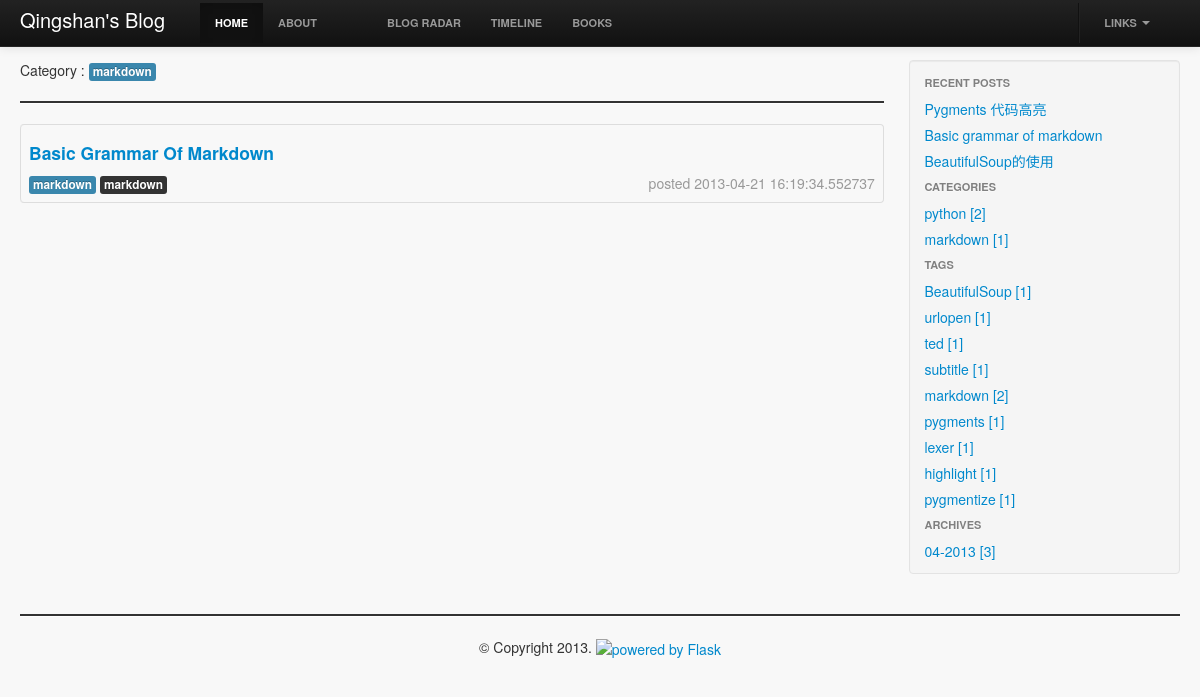
The page /category/markdown on the database its author committed.
### app/models.py (models this page shows, shortened)
class Post(db.Model):
    id = db.Column(db.Integer, primary_key=True)
    title = db.Column(db.String(256))
    body = db.Column(db.Text(1024))
    publish_date = db.Column(db.DateTime)
    category_id = db.Column(db.Integer, db.ForeignKey('category.id'))
    category = db.relationship('Category', backref=db.backref('posts'))
    tags = db.relationship('Tag', secondary=tags, backref=db.backref('posts'))

class Category(db.Model):
    id = db.Column(db.Integer, primary_key=True)
    name = db.Column(db.String(64))

class Tag(db.Model):
    id = db.Column(db.Integer, primary_key=True)
    name = db.Column(db.String(64))

### app/views.py (the view)
@app.route('/category/<category_name>')
def category(category_name):
    posts = Category.query.filter(Category.name == category_name).first().posts
    locals().update(_contents())
    return render_template('category.html', **locals())

### app/views.py (called while the page is built)
def _contents():
    categories = Category.query.all()
    tags = Tag.query.all()
    func_strftime = func.strftime("%m-%Y", Post.publish_date)
    archives = db.session.query(func_strftime, func.count(Post.id)).group_by(func_strftime).all()
    recent_posts = Post.query.order_by(Post.publish_date.desc()).limit(5)
    return locals()   # {'categories': categories, 'tags': tags, 'archives': archives, 'recent_posts': recent_posts}

### app/templates/category.html
{% extends 'base.html' %}
{% block blog_content %}
    <div class="row-fluid ">
        <span class="">Category </span>:
        <span class="label label-info">{{ category_name }}</span>
        <hr>
    </div>
    {% for post in posts %}
        {% include 'post_index.html' %}
    {% endfor %}
{% endblock blog_content %}

### app/templates/post_index.html
<table class="table table-bordered table-hover">
    <tbody>
    <tr class="row-fluid">
        <td>
            <h4><a href="{{ url_for('blog', blog_title=post.title) }}">{{ post.title | title }}</a></h4>
            <span class="label label-info well-small">{{ post.category.name }}</span>
            {% for tag in post.tags %}
                <span class="label label-inverse">{{ tag.name }}</span>
            {% endfor %}
            <span class="muted pull-right">posted {{ post.publish_date }}</span>
        </td>
    </tr>
    </tbody>
</table>

### app/templates/side_bar.html
<div class="well sidebar-nav ">
    <ul class="nav nav-list ">
        <li class="nav-header nav-stacked">Recent Posts</li>
        {% for post in recent_posts %}
            <li><a href="{{ url_for('blog', blog_title = post.title) }}">{{ post.title }}</a></li>
        {% endfor %}
    </ul>
    <ul class="nav nav-list ">
        <li class="nav-header">Categories</li>
        {% for category in categories %}
            <li class="control-list">
                <a href="{{ url_for('category', category_name=category.name) }}">
                    {{ category.name }}  [{{ category.posts | length }}]
                </a>
            </li>
        {% endfor %}
    </ul>
    <ul class="nav nav-list ">
        <li class="nav-header">Tags</li>
        {% for tag in tags %}
            <li>
                <a href="{{ url_for('tag', tag_name = tag.name) }}">
                    <span>{{ tag.name }}</span>
                    <span class="">[{{ tag.posts | length }}]</span></a>
            </li>
        {% endfor %}
    </ul>
    <ul class="nav nav-list ">
        <li class="nav-header">Archives</li>
        {% for archive in archives %}
            <li>
                <a href="{{ url_for('archive', archive_period = archive[0]) }}">
                    {{ archive[0] }} [{{ archive[1] }}]
                </a>
            </li>
        {% endfor %}
    </ul>
</div>

### app/static/css/layout.css (style rules this page uses)
body { padding-top: 60px; padding-bottom: 40px; }
.sidebar-nav { padding: 9px 0; }
li.nav-header { color: graytext; }
hr { border-top: 2px solid ; }

### app/static/css/sytax.css (style rules this page uses)
body { background: #f8f8f8; }

### rows shown on the page
Post: title "Basic Grammar Of Markdown", category.name "markdown", publish_date "2013-04-21 16:19:34.552737", title "Basic grammar of markdown"
Tag: name "markdown", posts|length "2"
Post: title "Pygments 代码高亮"
Post: title "BeautifulSoup的使用"
Category: name "python", posts|length "2"
Category: name "markdown", posts|length "1"
Tag: name "BeautifulSoup", posts|length "1"
Tag: name "urlopen", posts|length "1"
Tag: name "ted", posts|length "1"
Tag: name "subtitle", posts|length "1"
Tag: name "pygments", posts|length "1"
Tag: name "lexer", posts|length "1"
Tag: name "highlight", posts|length "1"
Tag: name "pygmentize", posts|length "1"

### other values the page prints
{{ caption|e }} "HOME" "ABOUT"
{{ caption|e }} "BLOG RADAR" "TIMELINE" "BOOKS"
{{ category_name }} "markdown"
{{ archive[0] }} "04-2013"
{{ archive[1] }} "3"
